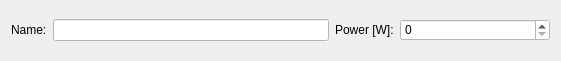
     <widget class="QWidget" name="gridLayoutWidget_2">
      <property name="geometry">
       <rect>
        <x>20</x>
        <y>10</y>
        <width>561</width>
        <height>61</height>
       </rect>
      </property>
      <layout class="QGridLayout" name="gridLayout_4">
       <item row="0" column="3">
        <widget class="QLabel" name="equipment_lbl_power">
         <property name="text">
          <string>Power [W]:</string>
         </property>
        </widget>
       </item>
       <item row="0" column="1">
        <widget class="QLabel" name="equipment_lbl_name">
         <property name="text">
          <string>Name:</string>
         </property>
        </widget>
       </item>
       <item row="0" column="2">
        <widget class="QLineEdit" name="equipment_input_name">
         <property name="palette">
          <palette>
           <active>
            <colorrole role="Button">
             <brush brushstyle="SolidPattern">
              <color alpha="255">
               <red>255</red>
               <green>255</green>
               <blue>255</blue>
              </color>
             </brush>
            </colorrole>
            <colorrole role="Base">
             <brush brushstyle="SolidPattern">
              <color alpha="255">
               <red>255</red>
               <green>255</green>
               <blue>255</blue>
              </color>
             </brush>
            </colorrole>
            <colorrole role="Window">
             <brush brushstyle="SolidPattern">
              <color alpha="255">
               <red>255</red>
               <green>255</green>
               <blue>255</blue>
              </color>
             </brush>
            </colorrole>
            <colorrole role="Highlight">
             <brush brushstyle="SolidPattern">
              <color alpha="255">
               <red>254</red>
               <green>144</green>
               <blue>7</blue>
              </color>
             </brush>
            </colorrole>
            <colorrole role="AlternateBase">
             <brush brushstyle="SolidPattern">
              <color alpha="255">
               <red>111</red>
               <green>161</green>
               <blue>143</blue>
              </color>
             </brush>
            </colorrole>
           </active>
           <inactive>
            <colorrole role="Button">
             <brush brushstyle="SolidPattern">
              <color alpha="255">
               <red>255</red>
               <green>255</green>
               <blue>255</blue>
              </color>
             </brush>
            </colorrole>
            <colorrole role="Base">
             <brush brushstyle="SolidPattern">
              <color alpha="255">
               <red>255</red>
               <green>255</green>
               <blue>255</blue>
              </color>
             </brush>
            </colorrole>
            <colorrole role="Window">
             <brush brushstyle="SolidPattern">
              <color alpha="255">
               <red>255</red>
               <green>255</green>
               <blue>255</blue>
              </color>
             </brush>
            </colorrole>
            <colorrole role="Highlight">
             <brush brushstyle="SolidPattern">
              <color alpha="255">
               <red>254</red>
               <green>144</green>
               <blue>7</blue>
              </color>
             </brush>
            </colorrole>
            <colorrole role="AlternateBase">
             <brush brushstyle="SolidPattern">
              <color alpha="255">
               <red>111</red>
               <green>161</green>
               <blue>143</blue>
              </color>
             </brush>
            </colorrole>
           </inactive>
           <disabled>
            <colorrole role="Button">
             <brush brushstyle="SolidPattern">
              <color alpha="255">
               <red>255</red>
               <green>255</green>
               <blue>255</blue>
              </color>
             </brush>
            </colorrole>
            <colorrole role="Base">
             <brush brushstyle="SolidPattern">
              <color alpha="255">
               <red>255</red>
               <green>255</green>
               <blue>255</blue>
              </color>
             </brush>
            </colorrole>
            <colorrole role="Window">
             <brush brushstyle="SolidPattern">
              <color alpha="255">
               <red>255</red>
               <green>255</green>
               <blue>255</blue>
              </color>
             </brush>
            </colorrole>
            <colorrole role="Highlight">
             <brush brushstyle="SolidPattern">
              <color alpha="255">
               <red>254</red>
               <green>144</green>
               <blue>7</blue>
              </color>
             </brush>
            </colorrole>
            <colorrole role="AlternateBase">
             <brush brushstyle="SolidPattern">
              <color alpha="255">
               <red>111</red>
               <green>161</green>
               <blue>143</blue>
              </color>
             </brush>
            </colorrole>
           </disabled>
          </palette>
         </property>
         <property name="styleSheet">
          <string notr="true">background-color: rgb(255, 255, 255);
border-color: rgb(255, 255, 255);</string>
         </property>
        </widget>
       </item>
       <item row="0" column="4">
        <widget class="QSpinBox" name="equipment_input_power">
         <property name="minimumSize">
          <size>
           <width>150</width>
           <height>0</height>
          </size>
         </property>
         <property name="palette">
          <palette>
           <active>
            <colorrole role="Button">
             <brush brushstyle="SolidPattern">
              <color alpha="255">
               <red>255</red>
               <green>255</green>
               <blue>255</blue>
              </color>
             </brush>
            </colorrole>
            <colorrole role="Base">
             <brush brushstyle="SolidPattern">
              <color alpha="255">
               <red>255</red>
               <green>255</green>
               <blue>255</blue>
              </color>
             </brush>
            </colorrole>
            <colorrole role="Window">
             <brush brushstyle="SolidPattern">
              <color alpha="255">
               <red>255</red>
               <green>255</green>
               <blue>255</blue>
              </color>
             </brush>
            </colorrole>
            <colorrole role="Highlight">
             <brush brushstyle="SolidPattern">
              <color alpha="255">
               <red>254</red>
               <green>144</green>
               <blue>7</blue>
              </color>
             </brush>
            </colorrole>
            <colorrole role="AlternateBase">
             <brush brushstyle="SolidPattern">
              <color alpha="255">
               <red>111</red>
               <green>161</green>
               <blue>143</blue>
              </color>
             </brush>
            </colorrole>
           </active>
           <inactive>
            <colorrole role="Button">
             <brush brushstyle="SolidPattern">
              <color alpha="255">
               <red>255</red>
               <green>255</green>
               <blue>255</blue>
              </color>
             </brush>
            </colorrole>
            <colorrole role="Base">
             <brush brushstyle="SolidPattern">
              <color alpha="255">
               <red>255</red>
               <green>255</green>
               <blue>255</blue>
              </color>
             </brush>
            </colorrole>
            <colorrole role="Window">
             <brush brushstyle="SolidPattern">
              <color alpha="255">
               <red>255</red>
               <green>255</green>
               <blue>255</blue>
              </color>
             </brush>
            </colorrole>
            <colorrole role="Highlight">
             <brush brushstyle="SolidPattern">
              <color alpha="255">
               <red>254</red>
               <green>144</green>
               <blue>7</blue>
              </color>
             </brush>
            </colorrole>
            <colorrole role="AlternateBase">
             <brush brushstyle="SolidPattern">
              <color alpha="255">
               <red>111</red>
               <green>161</green>
               <blue>143</blue>
              </color>
             </brush>
            </colorrole>
           </inactive>
           <disabled>
            <colorrole role="Button">
             <brush brushstyle="SolidPattern">
              <color alpha="255">
               <red>255</red>
               <green>255</green>
               <blue>255</blue>
              </color>
             </brush>
            </colorrole>
            <colorrole role="Base">
             <brush brushstyle="SolidPattern">
              <color alpha="255">
               <red>255</red>
               <green>255</green>
               <blue>255</blue>
              </color>
             </brush>
            </colorrole>
            <colorrole role="Window">
             <brush brushstyle="SolidPattern">
              <color alpha="255">
               <red>255</red>
               <green>255</green>
               <blue>255</blue>
              </color>
             </brush>
            </colorrole>
            <colorrole role="Highlight">
             <brush brushstyle="SolidPattern">
              <color alpha="255">
               <red>254</red>
               <green>144</green>
               <blue>7</blue>
              </color>
             </brush>
            </colorrole>
            <colorrole role="AlternateBase">
             <brush brushstyle="SolidPattern">
              <color alpha="255">
               <red>111</red>
               <green>161</green>
               <blue>143</blue>
              </color>
             </brush>
            </colorrole>
           </disabled>
          </palette>
         </property>
         <property name="styleSheet">
          <string notr="true">background-color: rgb(255, 255, 255);
border-color: rgb(255, 255, 255);</string>
         </property>
         <property name="maximum">
          <number>100000</number>
         </property>
        </widget>
       </item>
      </layout>
     </widget>
